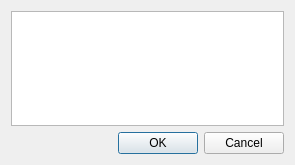
<?xml version="1.0" encoding="UTF-8"?>
<ui version="4.0">
 <class>DialogChooseModule</class>
 <widget class="QDialog" name="DialogChooseModule">
  <property name="geometry">
   <rect>
    <x>0</x>
    <y>0</y>
    <width>295</width>
    <height>165</height>
   </rect>
  </property>
  <property name="windowTitle">
   <string>Dialog</string>
  </property>
  <layout class="QVBoxLayout" name="verticalLayout">
   <item>
    <widget class="QListWidget" name="listWidget"/>
   </item>
   <item>
    <widget class="QDialogButtonBox" name="buttonBox">
     <property name="orientation">
      <enum>Qt::Horizontal</enum>
     </property>
     <property name="standardButtons">
      <set>QDialogButtonBox::Cancel|QDialogButtonBox::Ok</set>
     </property>
    </widget>
   </item>
  </layout>
 </widget>
 <resources/>
 <connections>
  <connection>
   <sender>buttonBox</sender>
   <signal>accepted()</signal>
   <receiver>DialogChooseModule</receiver>
   <slot>accept()</slot>
   <hints>
    <hint type="sourcelabel">
     <x>248</x>
     <y>254</y>
    </hint>
    <hint type="destinationlabel">
     <x>157</x>
     <y>274</y>
    </hint>
   </hints>
  </connection>
  <connection>
   <sender>buttonBox</sender>
   <signal>rejected()</signal>
   <receiver>DialogChooseModule</receiver>
   <slot>reject()</slot>
   <hints>
    <hint type="sourcelabel">
     <x>316</x>
     <y>260</y>
    </hint>
    <hint type="destinationlabel">
     <x>286</x>
     <y>274</y>
    </hint>
   </hints>
  </connection>
 </connections>
</ui>
